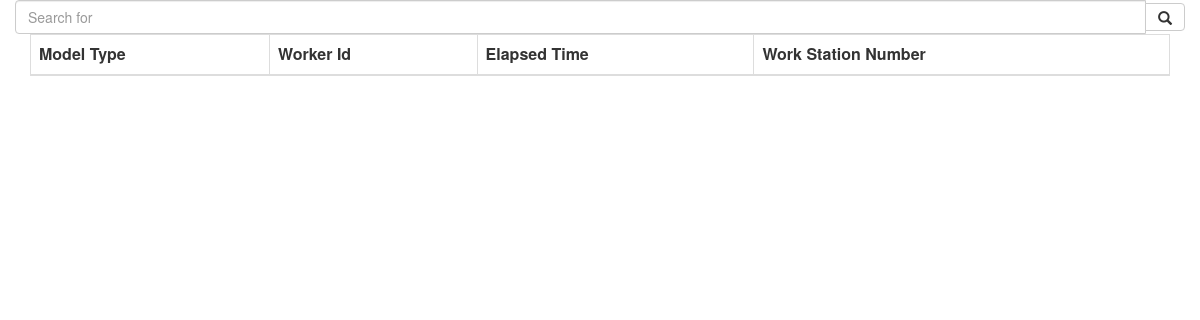
The page /kanbanDB/finishedList on the database as committed earlier.
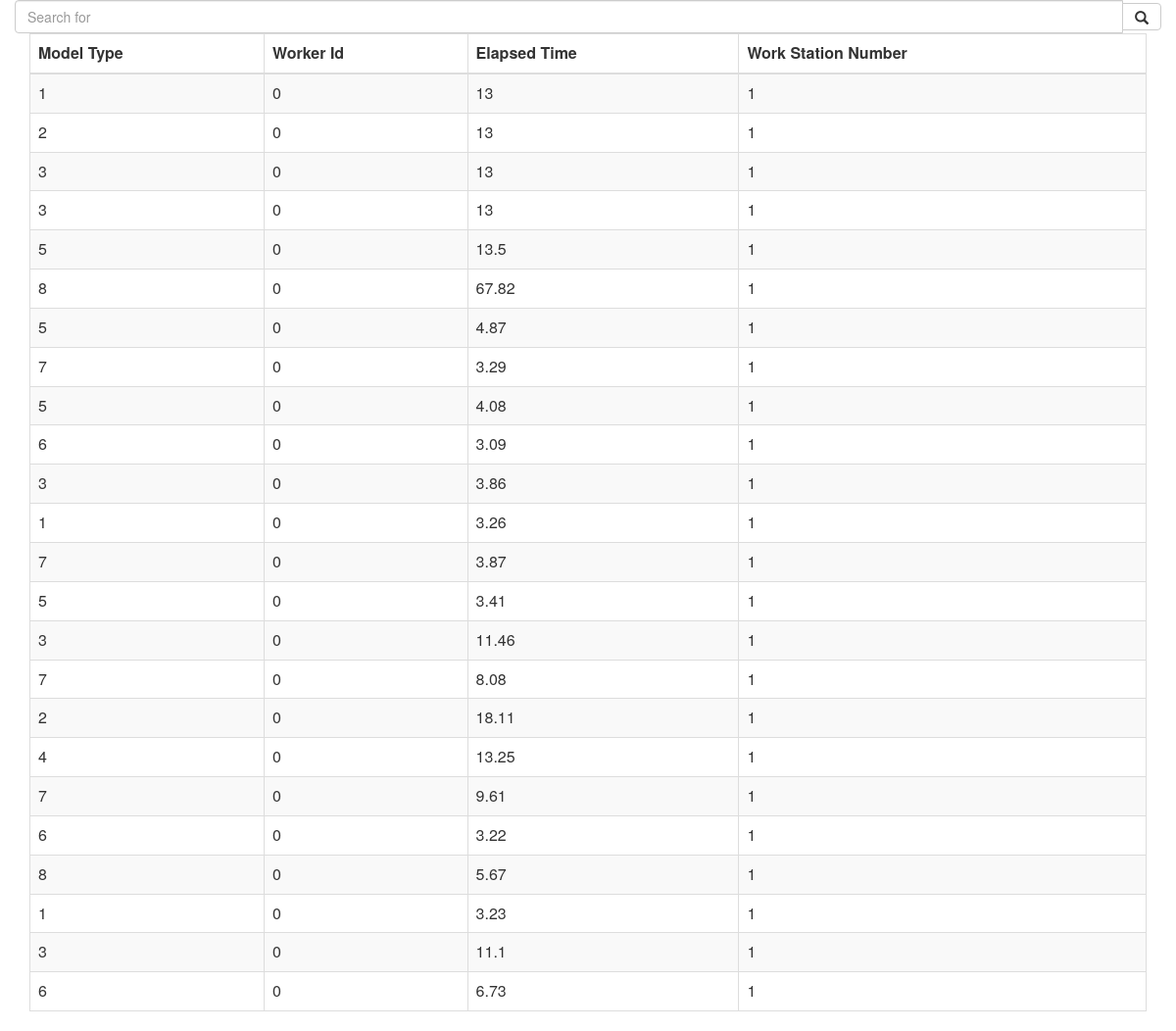
The same page on the database as committed later.
### kanbanDB/models.py (models this page shows)
class finishedWork(models.Model):
    model_type = models.CharField(max_length=40)
    elapsed_time = models.CharField(max_length=10, default="0")
    work_station = models.CharField(max_length=40)
    worker_id = models.CharField(max_length=10, default="0")

### kanbanDB/views.py (the view)
# urls.py: path('finishedList', views.finishedList, name='finishedList'),
def finishedList(request):
    posts = finishedWork.objects.all()
    return render(request, 'finishedWork.html', {'posts': posts})

### templates/finishedWork.html (shortened to what this page needs)
{% load static %}
<link rel="stylesheet" href="{% static 'css/orderList.css' %}" >
<link href="//netdna.bootstrapcdn.com/bootstrap/3.0.0/css/bootstrap.min.css" rel="stylesheet" id="bootstrap-css">
<link href="//netdna.bootstrapcdn.com/bootstrap/3.0.0/css/bootstrap.min.css" rel="stylesheet" id="bootstrap-css">
<div class="container">
	<div class="row">
        <div class="row-md-3">
                <div class="input-group">
                    <input class="form-control" id="system-search" name="q" placeholder="Search for" required>
                    <span class="input-group-btn">
                        <button type="submit" class="btn btn-default"><i class="glyphicon glyphicon-search"></i></button>
                    </span>
                </div>
        </div>
		<div class="col-md-12">
    	 <table class="table table-list-search table-bordered table-striped">
                    <thead>
                        <tr>
                            <th>Model Type</th>
                            <th>Worker Id</th>
                            <th>Elapsed Time</th>
                            <th>Work Station Number</th>
                        </tr>
                    </thead>
                    <tbody>
                    {% for post in posts %}
                         <form action="makeEdit" method="POST">
                        <tr>
                            <td>{{ post.model_type }}</td>
                            <td>{{ post.worker_id }}</td>
                            <td>{{ post.elapsed_time }}</td>
                            <td>{{ post.work_station }}</td>
                        </tr>
                    </form>
                    {% endfor %}
                    </tbody>
                </table>
		</div>
	</div>
</div>

Rows that differ between the two databases and show on the page:
added finishedWork: model_type "1", worker_id "0", elapsed_time "13", work_station "1"
added finishedWork: model_type "2", worker_id "0", elapsed_time "13", work_station "1"
added finishedWork: model_type "3", worker_id "0", elapsed_time "13", work_station "1"
added finishedWork: model_type "3", worker_id "0", elapsed_time "13", work_station "1"
added finishedWork: model_type "5", worker_id "0", elapsed_time "13.5", work_station "1"
added finishedWork: model_type "8", worker_id "0", elapsed_time "67.82", work_station "1"
added finishedWork: model_type "5", worker_id "0", elapsed_time "4.87", work_station "1"
added finishedWork: model_type "7", worker_id "0", elapsed_time "3.29", work_station "1"
added finishedWork: model_type "5", worker_id "0", elapsed_time "4.08", work_station "1"
added finishedWork: model_type "6", worker_id "0", elapsed_time "3.09", work_station "1"
added finishedWork: model_type "3", worker_id "0", elapsed_time "3.86", work_station "1"
added finishedWork: model_type "1", worker_id "0", elapsed_time "3.26", work_station "1"
added finishedWork: model_type "7", worker_id "0", elapsed_time "3.87", work_station "1"
added finishedWork: model_type "5", worker_id "0", elapsed_time "3.41", work_station "1"
added finishedWork: model_type "3", worker_id "0", elapsed_time "11.46", work_station "1"
added finishedWork: model_type "7", worker_id "0", elapsed_time "8.08", work_station "1"
added finishedWork: model_type "2", worker_id "0", elapsed_time "18.11", work_station "1"
added finishedWork: model_type "4", worker_id "0", elapsed_time "13.25", work_station "1"
added finishedWork: model_type "7", worker_id "0", elapsed_time "9.61", work_station "1"
added finishedWork: model_type "6", worker_id "0", elapsed_time "3.22", work_station "1"
added finishedWork: model_type "8", worker_id "0", elapsed_time "5.67", work_station "1"
added finishedWork: model_type "1", worker_id "0", elapsed_time "3.23", work_station "1"
added finishedWork: model_type "3", worker_id "0", elapsed_time "11.1", work_station "1"
added finishedWork: model_type "6", worker_id "0", elapsed_time "6.73", work_station "1"
